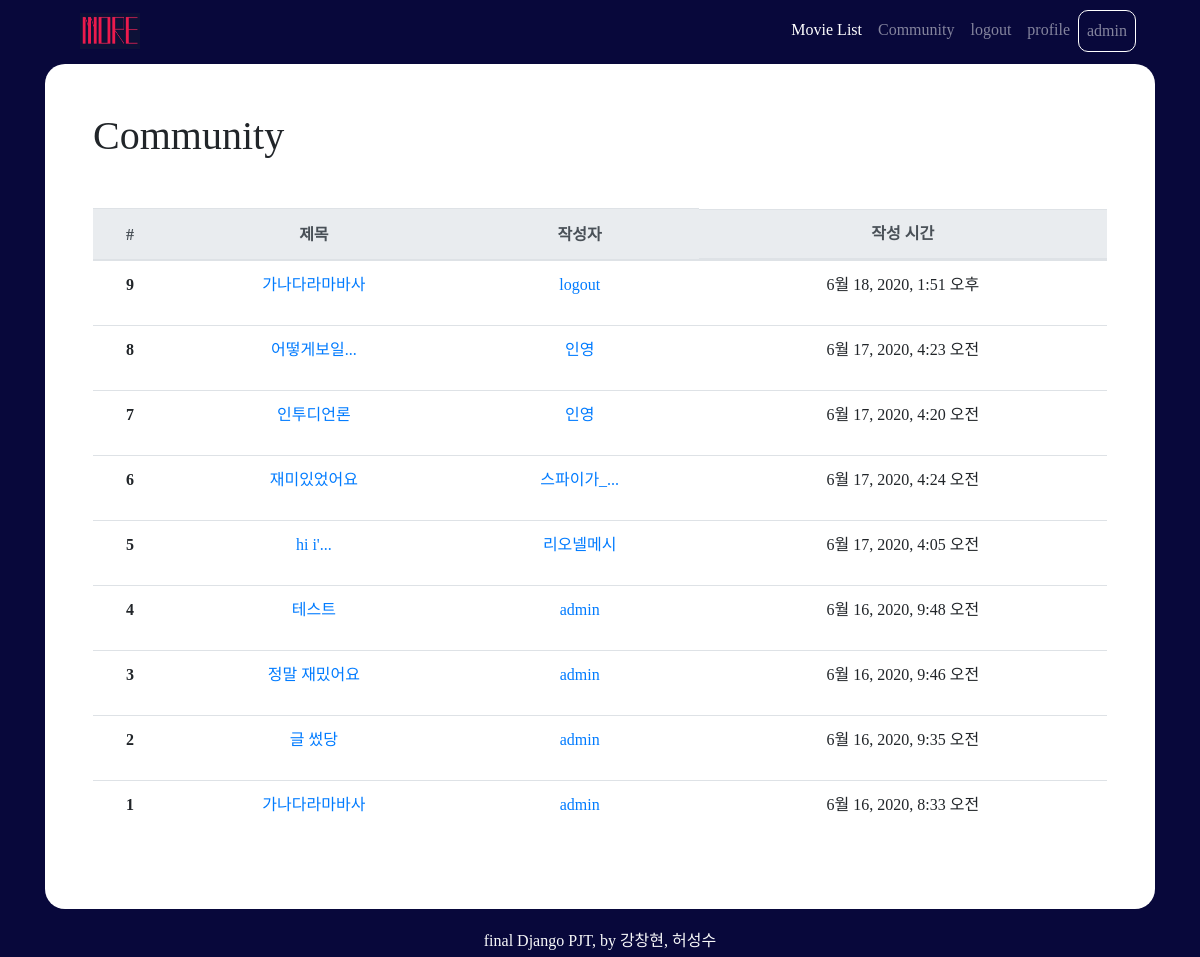
The app's page /movies/community/ (signed in) with its own data.
### accounts/models.py (models this page shows)
class User(AbstractUser):
    followers = models.ManyToManyField(settings.AUTH_USER_MODEL,related_name='followings')

### movies/models.py (models this page shows)
class Review(models.Model):
    title = models.CharField(max_length=100)
    movie = models.ForeignKey(Movie, on_delete=models.CASCADE)
    rank = models.IntegerField()
    content = models.TextField()
    created_at = models.DateTimeField(auto_now_add=True)
    updated_at = models.DateTimeField(auto_now=True)
    user = models.ForeignKey(settings.AUTH_USER_MODEL, on_delete=models.CASCADE)

### movies/views.py (the view)
# urls.py: path('community/', views.community, name='community'),
def community(request):
    reviews = Review.objects.order_by('-pk')
    paginator = Paginator(reviews, 10)
    page_number = request.GET.get('page')
    page_obj = paginator.get_page(page_number)
    context = {
        'reviews': reviews,
        'page_obj' : page_obj,
    }
    return render(request, 'movies/community.html', context)

### movies/templates/movies/community.html
{% extends 'base.html' %}
{% load bootstrap4 %}
{% block content %}
<div class='bg-white mb-5 p-5' style="border-radius: 20px;">
  <h1 class="mb-5">Community</h1>
  <table class="table mt-1 text-center">
    <thead class="thead-light">
      <tr>
        <th scope="col">#</th>
        <th scope="col">제목</th>
        <th scope="col">작성자</th>
        <th scope="col" class="d-none d-sm-block">작성 시간</th>
      </tr>
    </thead>
    <tbody>
      {% for review in reviews %}
      <tr>
        <th scope="row">{{ forloop.revcounter }}</th>
        <td><a href="{% url 'movies:review_detail' review.movie.id review.pk %}">{{ review.title|truncatechars:8  }}</a></td>
        <td><a href="{% url 'accounts:detail' review.user %}"><p>{{ review.user|truncatechars:8 }}</p></a></td>
        <td class="d-none d-sm-block">{{ review.updated_at }}</td>
      </tr>
      {% endfor %}
    </tbody>
  </table>
</div>
{% endblock %}

### templates/base.html (shortened to what this page needs)
<!DOCTYPE html>
{% load bootstrap4 %}
<html lang="ko">
<head>
    <link rel="stylesheet" href="https://stackpath.bootstrapcdn.com/bootstrap/4.4.1/css/bootstrap.min.css">
    <link rel="stylesheet" href="https://use.fontawesome.com/releases/v5.13.0/css/all.css">
</head>
<body>
    <nav class="navbar fixed-top navbar-expand-lg navbar-dark mx-5 pt-2">
        <a class="navbar-brand ml-3" href="{% url 'movies:index' %}">
          <img src="/media/logo.jpg" width="60" height="36" class="d-inline-block align-top" alt="" loading="lazy">
        </a>
      <div class="collapse navbar-collapse" id="navbarNav">
        <ul class="navbar-nav ml-auto">
          <li class="nav-item active ml-auto">
            <a class="nav-link" href="{% url 'movies:index' %}">Movie List <span class="sr-only">(current)</span></a>
          </li>
          <li class="nav-item ml-auto">
            <a class="nav-link" href="{% url 'movies:community' %}">Community</a>
          </li>
          <li class="nav-item ml-auto">
            {% if request.user.is_authenticated %}
            <a class="nav-link" href="{% url 'accounts:logout' %}">logout </a>
          </li>
          <li class="nav-item ml-auto">
            <a class="nav-link" href="{% url 'accounts:detail' request.user.username %}">profile</a>
          </li>
          <li class="nav-item ml-auto">
            <a class="nav-link" href="{% url 'accounts:detail' request.user.username %}"
              style=" border: 1px solid white; border-radius: 10px;">{{ request.user.username }}</a>
          </li>
          {% endif %}
        </ul>
      </div>
    </nav>
    <div class='container mt-3 pt-5'>
        {% block content %}
        {% endblock %}
    </div>
</body>
<footer class="fixed-bottom text-center text-light d-flex justify-content-center align-items-center pt-1">
    <p class="mb-1">final Django PJT, by 강창현, 허성수</p>
</footer>
</html>

### templates/base.html (style rules this page uses)
body, footer, nav { background-color: rgb(8, 8, 59); font-family: 'MaplestoryOTFBold'; }

### records on screen
User: user.username "admin"
Review: title "가나다라마바사", user "logout", updated_at "6월 18, 2020, 1:51 오후"
Review: title "어떻게보일...", user "인영", updated_at "6월 17, 2020, 4:23 오전"
Review: title "인투디언론", user "인영", updated_at "6월 17, 2020, 4:20 오전"
Review: title "재미있었어요", user "스파이가_...", updated_at "6월 17, 2020, 4:24 오전"
Review: title "hi i'...", user "리오넬메시", updated_at "6월 17, 2020, 4:05 오전"
Review: title "테스트", user "admin", updated_at "6월 16, 2020, 9:48 오전"
Review: title "정말 재밌어요", user "admin", updated_at "6월 16, 2020, 9:46 오전"
Review: title "글 썼당", user "admin", updated_at "6월 16, 2020, 9:35 오전"
Review: title "가나다라마바사", user "admin", updated_at "6월 16, 2020, 8:33 오전"
